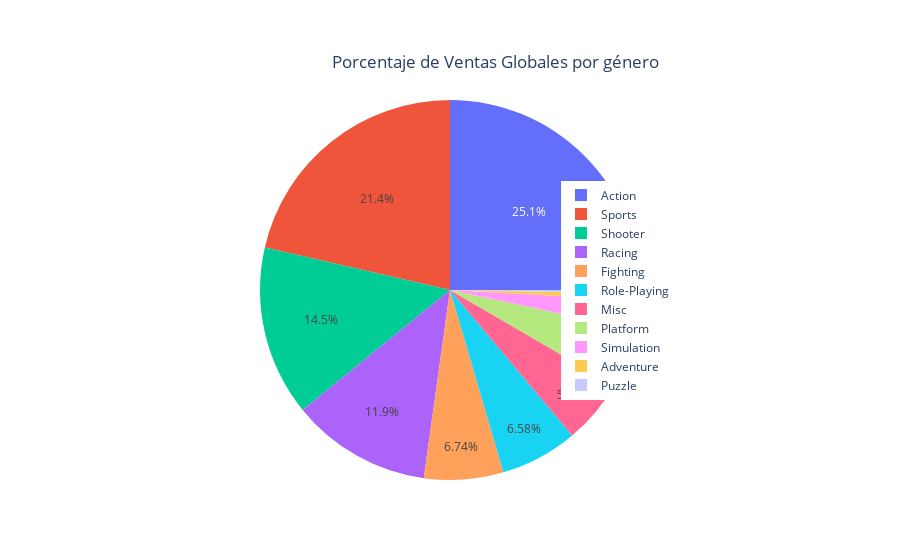

Notebook cell for this chart:
### Markdown cell above
Si se representan los datos en un gráfico circular se puede ver que la mayoría de juegos para estas dos consolas son de "Shooter" y "Action" (que son realmente lo mismo) o "Sports" y "Racing" (que también se pueden incluir en la misma categoría).

### Code cell
datos = list(tabla.find(filtro, proy))
genres = [game["Genre"] for game in datos]
sales = [game["Global_Sales"] for game in datos]
data = pd.DataFrame({'Géneros': genres, 'Ventas totales': sales})

fig = go.Figure(data=[go.Pie(
    labels = data["Géneros"],        
    values = data["Ventas totales"], 
    textinfo = "percent",            
    textposition = "inside",         
    hoverinfo = "label+value"        
)])

fig.update_layout(
    title="Porcentaje de Ventas Globales por Publisher",
    showlegend = True
)


fig.update_layout(
    title = {
        "text": "Porcentaje de Ventas Globales por género",
        "x": 0.55,
        "y": 0.9,
        "xanchor": "center",
        "yanchor": "top"
    },
    legend = {
        "yanchor": "middle",
        "y": 0.5,           
        "xanchor": "left",  
        "x": 0.65           
    }
)

fig.show()

### Figure 1 — Plotly figure (JSON) as saved in the notebook; plotly's stock layout.template omitted (floating-point values rounded to 4 significant figures; data arrays with more than 128 entries replaced by an {"elided": "..."} marker saying what was removed)
{"data": [{"hoverinfo": "label+value", "labels": {"elided": "398 str values"}, "textinfo": "percent", "textposition": "inside", "type": "pie", "values": {"elided": "398 float values"}}], "layout": {"legend": {"x": 0.65, "xanchor": "left", "y": 0.5, "yanchor": "middle"}, "showlegend": true, "title": {"text": "Porcentaje de Ventas Globales por género", "x": 0.55, "xanchor": "center", "y": 0.9, "yanchor": "top"}}}
